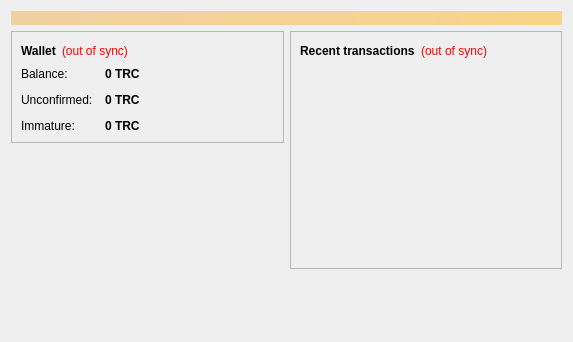
<?xml version="1.0" encoding="UTF-8"?>
<ui version="4.0">
 <class>OverviewPage</class>
 <widget class="QWidget" name="OverviewPage">
  <property name="geometry">
   <rect>
    <x>0</x>
    <y>0</y>
    <width>573</width>
    <height>342</height>
   </rect>
  </property>
  <property name="windowTitle">
   <string>Form</string>
  </property>
  <layout class="QVBoxLayout" name="topLayout">
   <item>
    <widget class="QLabel" name="labelAlerts">
     <property name="visible">
      <bool>false</bool>
     </property>
     <property name="styleSheet">
      <string notr="true">background-color: qlineargradient(x1: 0, y1: 0, x2: 1, y2: 0, stop:0 #F0D0A0, stop:1 #F8D488); color:#000000;</string>
     </property>
     <property name="wordWrap">
      <bool>true</bool>
     </property>
     <property name="margin">
      <number>3</number>
     </property>
    </widget>
   </item>
   <item>
    <layout class="QHBoxLayout" name="horizontalLayout" stretch="1,1">
     <item>
      <layout class="QVBoxLayout" name="verticalLayout_2">
       <item>
        <widget class="QFrame" name="frame">
         <property name="frameShape">
          <enum>QFrame::StyledPanel</enum>
         </property>
         <property name="frameShadow">
          <enum>QFrame::Raised</enum>
         </property>
         <layout class="QVBoxLayout" name="verticalLayout_4">
          <item>
           <layout class="QHBoxLayout" name="horizontalLayout_4">
            <item>
             <widget class="QLabel" name="label_5">
              <property name="font">
               <font>
                <weight>75</weight>
                <bold>true</bold>
               </font>
              </property>
              <property name="text">
               <string>Wallet</string>
              </property>
             </widget>
            </item>
            <item>
             <widget class="QLabel" name="labelWalletStatus">
              <property name="toolTip">
               <string>The displayed information may be out of date. Your wallet automatically synchronizes with the Trollcoin network after a connection is established, but this process has not completed yet.</string>
              </property>
              <property name="styleSheet">
               <string notr="true">QLabel { color: red; }</string>
              </property>
              <property name="text">
               <string notr="true">(out of sync)</string>
              </property>
              <property name="alignment">
               <set>Qt::AlignLeading|Qt::AlignLeft|Qt::AlignVCenter</set>
              </property>
             </widget>
            </item>
            <item>
             <spacer name="horizontalSpacer_2">
              <property name="orientation">
               <enum>Qt::Horizontal</enum>
              </property>
              <property name="sizeHint" stdset="0">
               <size>
                <width>40</width>
                <height>20</height>
               </size>
              </property>
             </spacer>
            </item>
           </layout>
          </item>
          <item>
           <layout class="QFormLayout" name="formLayout_2">
            <property name="fieldGrowthPolicy">
             <enum>QFormLayout::AllNonFixedFieldsGrow</enum>
            </property>
            <property name="horizontalSpacing">
             <number>12</number>
            </property>
            <property name="verticalSpacing">
             <number>12</number>
            </property>
            <item row="0" column="0">
             <widget class="QLabel" name="label">
              <property name="text">
               <string>Balance:</string>
              </property>
             </widget>
            </item>
            <item row="0" column="1">
             <widget class="QLabel" name="labelBalance">
              <property name="font">
               <font>
                <weight>75</weight>
                <bold>true</bold>
               </font>
              </property>
              <property name="cursor">
               <cursorShape>IBeamCursor</cursorShape>
              </property>
              <property name="toolTip">
               <string>Your current balance</string>
              </property>
              <property name="text">
               <string notr="true">0 TRC</string>
              </property>
              <property name="textInteractionFlags">
               <set>Qt::LinksAccessibleByMouse|Qt::TextSelectableByKeyboard|Qt::TextSelectableByMouse</set>
              </property>
             </widget>
            </item>
            <item row="1" column="0">
             <widget class="QLabel" name="label_3">
              <property name="text">
               <string>Unconfirmed:</string>
              </property>
             </widget>
            </item>
            <item row="1" column="1">
             <widget class="QLabel" name="labelUnconfirmed">
              <property name="font">
               <font>
                <weight>75</weight>
                <bold>true</bold>
               </font>
              </property>
              <property name="cursor">
               <cursorShape>IBeamCursor</cursorShape>
              </property>
              <property name="toolTip">
               <string>Total of transactions that have yet to be confirmed, and do not yet count toward the current balance</string>
              </property>
              <property name="text">
               <string notr="true">0 TRC</string>
              </property>
              <property name="textInteractionFlags">
               <set>Qt::LinksAccessibleByMouse|Qt::TextSelectableByKeyboard|Qt::TextSelectableByMouse</set>
              </property>
             </widget>
            </item>
            <item row="2" column="0">
             <widget class="QLabel" name="labelImmatureText">
              <property name="text">
               <string>Immature:</string>
              </property>
             </widget>
            </item>
            <item row="2" column="1">
             <widget class="QLabel" name="labelImmature">
              <property name="font">
               <font>
                <weight>75</weight>
                <bold>true</bold>
               </font>
              </property>
              <property name="toolTip">
               <string>Mined balance that has not yet matured</string>
              </property>
              <property name="text">
               <string notr="true">0 TRC</string>
              </property>
              <property name="textInteractionFlags">
               <set>Qt::LinksAccessibleByMouse|Qt::TextSelectableByKeyboard|Qt::TextSelectableByMouse</set>
              </property>
             </widget>
            </item>
           </layout>
          </item>
         </layout>
        </widget>
       </item>
       <item>
        <spacer name="verticalSpacer">
         <property name="orientation">
          <enum>Qt::Vertical</enum>
         </property>
         <property name="sizeHint" stdset="0">
          <size>
           <width>20</width>
           <height>40</height>
          </size>
         </property>
        </spacer>
       </item>
      </layout>
     </item>
     <item>
      <layout class="QVBoxLayout" name="verticalLayout_3">
       <item>
        <widget class="QFrame" name="frame_2">
         <property name="frameShape">
          <enum>QFrame::StyledPanel</enum>
         </property>
         <property name="frameShadow">
          <enum>QFrame::Raised</enum>
         </property>
         <layout class="QVBoxLayout" name="verticalLayout">
          <item>
           <layout class="QHBoxLayout" name="horizontalLayout_2">
            <item>
             <widget class="QLabel" name="label_4">
              <property name="text">
               <string>&lt;b&gt;Recent transactions&lt;/b&gt;</string>
              </property>
             </widget>
            </item>
            <item>
             <widget class="QLabel" name="labelTransactionsStatus">
              <property name="toolTip">
               <string>The displayed information may be out of date. Your wallet automatically synchronizes with the Trollcoin network after a connection is established, but this process has not completed yet.</string>
              </property>
              <property name="styleSheet">
               <string notr="true">QLabel { color: red; }</string>
              </property>
              <property name="text">
               <string notr="true">(out of sync)</string>
              </property>
              <property name="alignment">
               <set>Qt::AlignRight|Qt::AlignTrailing|Qt::AlignVCenter</set>
              </property>
             </widget>
            </item>
            <item>
             <spacer name="horizontalSpacer">
              <property name="orientation">
               <enum>Qt::Horizontal</enum>
              </property>
              <property name="sizeHint" stdset="0">
               <size>
                <width>40</width>
                <height>20</height>
               </size>
              </property>
             </spacer>
            </item>
           </layout>
          </item>
          <item>
           <widget class="QListView" name="listTransactions">
            <property name="styleSheet">
             <string notr="true">QListView { background: transparent; }</string>
            </property>
            <property name="frameShape">
             <enum>QFrame::NoFrame</enum>
            </property>
            <property name="verticalScrollBarPolicy">
             <enum>Qt::ScrollBarAlwaysOff</enum>
            </property>
            <property name="horizontalScrollBarPolicy">
             <enum>Qt::ScrollBarAlwaysOff</enum>
            </property>
            <property name="selectionMode">
             <enum>QAbstractItemView::NoSelection</enum>
            </property>
           </widget>
          </item>
         </layout>
        </widget>
       </item>
       <item>
        <spacer name="verticalSpacer_2">
         <property name="orientation">
          <enum>Qt::Vertical</enum>
         </property>
         <property name="sizeHint" stdset="0">
          <size>
           <width>20</width>
           <height>40</height>
          </size>
         </property>
        </spacer>
       </item>
      </layout>
     </item>
    </layout>
   </item>
  </layout>
 </widget>
 <resources/>
 <connections/>
</ui>
